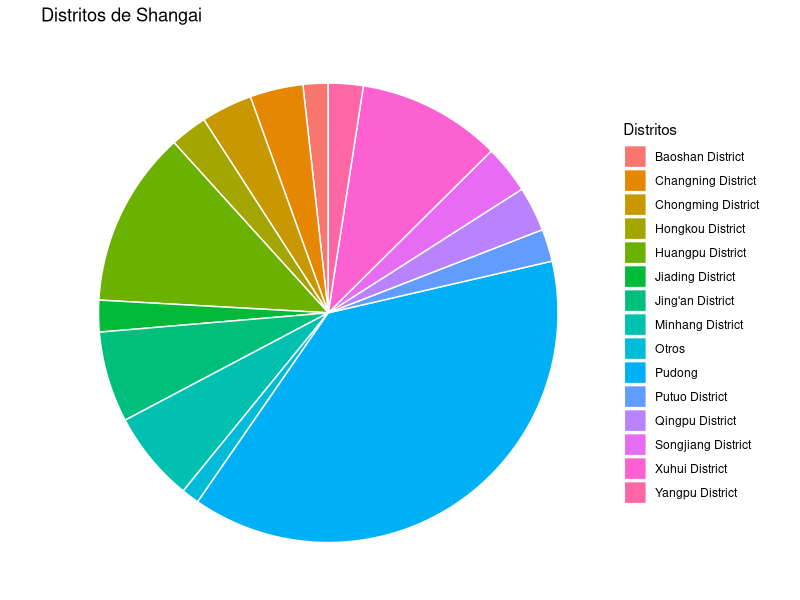
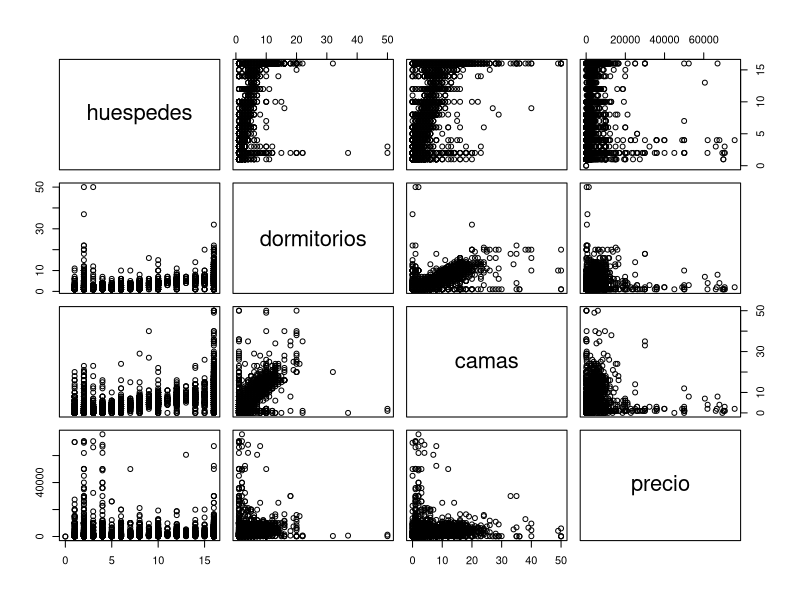

These charts were generated, in order, by the following R code:
## ---- chunk 1
knitr::opts_chunk$set(echo = TRUE)
require(knitr)
require(ggplot2)
require(readxl)
require(dplyr)
## ---- chunk 2
library(readxl)
data <- read_excel("prueba4.xlsx", 
   col_types = c("text", "text", "text", 
       "text", "text", "numeric", "numeric", 
       "numeric", "numeric", "numeric", 
       "numeric", "numeric", "numeric"))
#View(data)
## ---- chunk 3

#Se genera un dataframe que tiene el Distrito y las veces que se repite

aggregate(data.frame(count = data$distrito), list(value = data$distrito), length);
frecuencias <- table(data$distrito)  
tarta2 <- data.frame(group=frecuencias)       

#Aquellos distritos que no compongan más del 1% se juntan en el grupo "Otros"

tarta2$Distritos <- ifelse(tarta2$group.Freq/sum(tarta2$group.Freq)<0.01,"Otros",as.character(tarta2$group.Var1))  
agrr <- aggregate(group.Freq ~ Distritos, data = tarta2, FUN = sum)  


arrange(agrr, desc(group.Freq))


#Se genera un gráfico de tipo tarta

ggplot(agrr, aes(x="", y=group.Freq, fill=Distritos)) + geom_bar(stat="identity", width=1, color="white") + coord_polar("y", start=0) + labs(title="Distritos de Shangai") + theme_void()


## ---- chunk 4
#Se crea un diagrama de dispersión 2 a 2 de las variables "huespedes", "dormitorios", "camas", y "precio"
pairs(data[,6:9])

## ---- chunk 5
#Visualiza una tabla de los coeficientes de relación entre las variables dos a dos "huespedes", "dormitorios", "camas", y "precio"
cor(data[,6:9], use = "pairwise.complete.obs") 
#por el parámetro "use" se modifica en comportamiento de la funcion "cor", para que solo tenga en cuenta aquellas relaciones que no tienen ningún valor NA, sea en el eje X o Y

